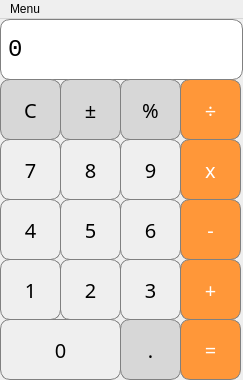
<?xml version="1.0" encoding="UTF-8"?>
<ui version="4.0">
 <class>Calculator</class>
 <widget class="QMainWindow" name="Calculator">
  <property name="geometry">
   <rect>
    <x>0</x>
    <y>0</y>
    <width>243</width>
    <height>380</height>
   </rect>
  </property>
  <property name="minimumSize">
   <size>
    <width>243</width>
    <height>380</height>
   </size>
  </property>
  <property name="maximumSize">
   <size>
    <width>243</width>
    <height>380</height>
   </size>
  </property>
  <property name="windowTitle">
   <string>MainWindow</string>
  </property>
  <widget class="QWidget" name="centralwidget">
   <widget class="QLabel" name="Display">
    <property name="geometry">
     <rect>
      <x>0</x>
      <y>0</y>
      <width>243</width>
      <height>61</height>
     </rect>
    </property>
    <property name="minimumSize">
     <size>
      <width>243</width>
      <height>61</height>
     </size>
    </property>
    <property name="maximumSize">
     <size>
      <width>243</width>
      <height>61</height>
     </size>
    </property>
    <property name="font">
     <font>
      <family>Monospace</family>
      <pointsize>18</pointsize>
      <weight>50</weight>
      <bold>false</bold>
     </font>
    </property>
    <property name="styleSheet">
     <string notr="true">QLabel{
    qproperty-alignment: 'AlignVCenter | AlignRight';
    border: 1px solid gray;
        border-radius:10px;
    background-color:white;
        color:black;
}
</string>
    </property>
    <property name="text">
     <string>0</string>
    </property>
   </widget>
   <widget class="QPushButton" name="clear">
    <property name="geometry">
     <rect>
      <x>0</x>
      <y>60</y>
      <width>61</width>
      <height>61</height>
     </rect>
    </property>
    <property name="minimumSize">
     <size>
      <width>61</width>
      <height>61</height>
     </size>
    </property>
    <property name="maximumSize">
     <size>
      <width>61</width>
      <height>61</height>
     </size>
    </property>
    <property name="font">
     <font>
      <family>Semi-Coder</family>
      <pointsize>-1</pointsize>
     </font>
    </property>
    <property name="styleSheet">
     <string notr="true">QPushButton{
        background-color: rgb(215, 215, 215);
        border: 1px solid gray;
        border-radius:10px;
        color:black;
        font-family:Semi-Coder;
        font-size:20px;
}
QPushButton:pressed{
    background-color: qlineargradient(x1: 0, y1: 0, x2: 0, y2: 1, stop: 0 #BEBEBE, stop: 1 #D7D7D7);
}</string>
    </property>
    <property name="text">
     <string>C</string>
    </property>
    <property name="shortcut">
     <string>Ctrl+Backspace</string>
    </property>
   </widget>
   <widget class="QPushButton" name="plus_minus">
    <property name="geometry">
     <rect>
      <x>60</x>
      <y>60</y>
      <width>61</width>
      <height>61</height>
     </rect>
    </property>
    <property name="minimumSize">
     <size>
      <width>61</width>
      <height>61</height>
     </size>
    </property>
    <property name="maximumSize">
     <size>
      <width>61</width>
      <height>61</height>
     </size>
    </property>
    <property name="font">
     <font>
      <family>Semi-Coder</family>
      <pointsize>-1</pointsize>
     </font>
    </property>
    <property name="styleSheet">
     <string notr="true">QPushButton{
        background-color: rgb(215, 215, 215);
        border: 1px solid gray;
        border-radius:10px;
        color:black;
        font-family:Semi-Coder;
        font-size:20px;
}
QPushButton:pressed{
    background-color: qlineargradient(x1: 0, y1: 0, x2: 0, y2: 1, stop: 0 #BEBEBE, stop: 1 #D7D7D7);
}</string>
    </property>
    <property name="text">
     <string>±</string>
    </property>
    <property name="shortcut">
     <string>_</string>
    </property>
   </widget>
   <widget class="QPushButton" name="division">
    <property name="geometry">
     <rect>
      <x>180</x>
      <y>60</y>
      <width>61</width>
      <height>61</height>
     </rect>
    </property>
    <property name="minimumSize">
     <size>
      <width>61</width>
      <height>61</height>
     </size>
    </property>
    <property name="maximumSize">
     <size>
      <width>61</width>
      <height>61</height>
     </size>
    </property>
    <property name="font">
     <font>
      <family>Semi-Coder</family>
      <pointsize>-1</pointsize>
     </font>
    </property>
    <property name="styleSheet">
     <string notr="true">QPushButton{
        background-color: rgb(255, 151, 57);
        color: white;
        border: 1px solid gray;
        border-radius:10px;
        font-family:Semi-Coder;
        font-size:20px;
}
QPushButton:pressed{
    background-color: qlineargradient(x1: 0, y1: 0, x2: 0, y2: 1, stop: 0 #FF7832, stop: 1 #FF9739);
}
</string>
    </property>
    <property name="text">
     <string>÷</string>
    </property>
    <property name="shortcut">
     <string>/</string>
    </property>
   </widget>
   <widget class="QPushButton" name="percent">
    <property name="geometry">
     <rect>
      <x>120</x>
      <y>60</y>
      <width>61</width>
      <height>61</height>
     </rect>
    </property>
    <property name="minimumSize">
     <size>
      <width>61</width>
      <height>61</height>
     </size>
    </property>
    <property name="maximumSize">
     <size>
      <width>61</width>
      <height>61</height>
     </size>
    </property>
    <property name="font">
     <font>
      <family>Semi-Coder</family>
      <pointsize>-1</pointsize>
     </font>
    </property>
    <property name="styleSheet">
     <string notr="true">QPushButton{
        background-color: rgb(215, 215, 215);
        border: 1px solid gray;
        border-radius:10px;
        color:black;
        font-family:Semi-Coder;
        font-size:20px;
}
QPushButton:pressed{
    background-color: qlineargradient(x1: 0, y1: 0, x2: 0, y2: 1, stop: 0 #BEBEBE, stop: 1 #D7D7D7);
}</string>
    </property>
    <property name="text">
     <string>%</string>
    </property>
    <property name="shortcut">
     <string>%</string>
    </property>
   </widget>
   <widget class="QPushButton" name="button8">
    <property name="geometry">
     <rect>
      <x>60</x>
      <y>120</y>
      <width>61</width>
      <height>61</height>
     </rect>
    </property>
    <property name="minimumSize">
     <size>
      <width>61</width>
      <height>61</height>
     </size>
    </property>
    <property name="maximumSize">
     <size>
      <width>61</width>
      <height>61</height>
     </size>
    </property>
    <property name="font">
     <font>
      <family>Semi-Coder</family>
      <pointsize>-1</pointsize>
     </font>
    </property>
    <property name="styleSheet">
     <string notr="true">QPushButton{
        border: 1px solid gray;
        border-radius:10px;
        color:black;
        font-family:Semi-Coder;
        font-size:20px;
}
QPushButton:pressed{
    background-color: qlineargradient(x1: 0, y1: 0, x2: 0, y2: 1, stop: 0 #dadbde, stop: 1 #f6f7fa);
}
</string>
    </property>
    <property name="text">
     <string>8</string>
    </property>
    <property name="shortcut">
     <string>8</string>
    </property>
   </widget>
   <widget class="QPushButton" name="button9">
    <property name="geometry">
     <rect>
      <x>120</x>
      <y>120</y>
      <width>61</width>
      <height>61</height>
     </rect>
    </property>
    <property name="minimumSize">
     <size>
      <width>61</width>
      <height>61</height>
     </size>
    </property>
    <property name="maximumSize">
     <size>
      <width>61</width>
      <height>61</height>
     </size>
    </property>
    <property name="font">
     <font>
      <family>Semi-Coder</family>
      <pointsize>-1</pointsize>
     </font>
    </property>
    <property name="styleSheet">
     <string notr="true">QPushButton{
        border: 1px solid gray;
        border-radius:10px;
        color:black;
        font-family:Semi-Coder;
        font-size:20px;
}
QPushButton:pressed{
    background-color: qlineargradient(x1: 0, y1: 0, x2: 0, y2: 1, stop: 0 #dadbde, stop: 1 #f6f7fa);
}
</string>
    </property>
    <property name="text">
     <string>9</string>
    </property>
    <property name="shortcut">
     <string>9</string>
    </property>
   </widget>
   <widget class="QPushButton" name="button7">
    <property name="geometry">
     <rect>
      <x>0</x>
      <y>120</y>
      <width>61</width>
      <height>61</height>
     </rect>
    </property>
    <property name="minimumSize">
     <size>
      <width>61</width>
      <height>61</height>
     </size>
    </property>
    <property name="maximumSize">
     <size>
      <width>61</width>
      <height>61</height>
     </size>
    </property>
    <property name="font">
     <font>
      <family>Semi-Coder</family>
      <pointsize>-1</pointsize>
     </font>
    </property>
    <property name="styleSheet">
     <string notr="true">QPushButton{
        border: 1px solid gray;
        border-radius:10px;
        color:black;
        font-family:Semi-Coder;
        font-size:20px;
}
QPushButton:pressed{
    background-color: qlineargradient(x1: 0, y1: 0, x2: 0, y2: 1, stop: 0 #dadbde, stop: 1 #f6f7fa);
}
</string>
    </property>
    <property name="text">
     <string>7</string>
    </property>
    <property name="shortcut">
     <string>7</string>
    </property>
   </widget>
   <widget class="QPushButton" name="multiply">
    <property name="geometry">
     <rect>
      <x>180</x>
      <y>120</y>
      <width>61</width>
      <height>61</height>
     </rect>
    </property>
    <property name="minimumSize">
     <size>
      <width>61</width>
      <height>61</height>
     </size>
    </property>
    <property name="maximumSize">
     <size>
      <width>61</width>
      <height>61</height>
     </size>
    </property>
    <property name="font">
     <font>
      <family>Semi-Coder</family>
      <pointsize>-1</pointsize>
     </font>
    </property>
    <property name="styleSheet">
     <string notr="true">QPushButton{
        background-color: rgb(255, 151, 57);
        color: white;
        border: 1px solid gray;
        border-radius:10px;
        font-family:Semi-Coder;
        font-size:20px;
}
QPushButton:pressed{
    background-color: qlineargradient(x1: 0, y1: 0, x2: 0, y2: 1, stop: 0 #FF7832, stop: 1 #FF9739);
}
</string>
    </property>
    <property name="text">
     <string>x</string>
    </property>
    <property name="shortcut">
     <string>*</string>
    </property>
   </widget>
   <widget class="QPushButton" name="button5">
    <property name="geometry">
     <rect>
      <x>60</x>
      <y>180</y>
      <width>61</width>
      <height>61</height>
     </rect>
    </property>
    <property name="minimumSize">
     <size>
      <width>61</width>
      <height>61</height>
     </size>
    </property>
    <property name="maximumSize">
     <size>
      <width>61</width>
      <height>61</height>
     </size>
    </property>
    <property name="font">
     <font>
      <family>Semi-Coder</family>
      <pointsize>-1</pointsize>
     </font>
    </property>
    <property name="styleSheet">
     <string notr="true">QPushButton{
        border: 1px solid gray;
        border-radius:10px;
        color:black;
        font-family:Semi-Coder;
        font-size:20px;
}
QPushButton:pressed{
    background-color: qlineargradient(x1: 0, y1: 0, x2: 0, y2: 1, stop: 0 #dadbde, stop: 1 #f6f7fa);
}
</string>
    </property>
    <property name="text">
     <string>5</string>
    </property>
    <property name="shortcut">
     <string>5</string>
    </property>
   </widget>
   <widget class="QPushButton" name="button6">
    <property name="geometry">
     <rect>
      <x>120</x>
      <y>180</y>
      <width>61</width>
      <height>61</height>
     </rect>
    </property>
    <property name="minimumSize">
     <size>
      <width>61</width>
      <height>61</height>
     </size>
    </property>
    <property name="maximumSize">
     <size>
      <width>61</width>
      <height>61</height>
     </size>
    </property>
    <property name="font">
     <font>
      <family>Semi-Coder</family>
      <pointsize>-1</pointsize>
     </font>
    </property>
    <property name="styleSheet">
     <string notr="true">QPushButton{
        border: 1px solid gray;
        border-radius:10px;
        color:black;
        font-family:Semi-Coder;
        font-size:20px;
}
QPushButton:pressed{
    background-color: qlineargradient(x1: 0, y1: 0, x2: 0, y2: 1, stop: 0 #dadbde, stop: 1 #f6f7fa);
}
</string>
    </property>
    <property name="text">
     <string>6</string>
    </property>
    <property name="shortcut">
     <string>6</string>
    </property>
   </widget>
   <widget class="QPushButton" name="plus">
    <property name="geometry">
     <rect>
      <x>180</x>
      <y>240</y>
      <width>61</width>
      <height>61</height>
     </rect>
    </property>
    <property name="minimumSize">
     <size>
      <width>61</width>
      <height>61</height>
     </size>
    </property>
    <property name="maximumSize">
     <size>
      <width>61</width>
      <height>61</height>
     </size>
    </property>
    <property name="font">
     <font>
      <family>Semi-Coder</family>
      <pointsize>-1</pointsize>
     </font>
    </property>
    <property name="styleSheet">
     <string notr="true">QPushButton{
        background-color: rgb(255, 151, 57);
        color: white;
        border: 1px solid gray;
        border-radius:10px;
        font-family:Semi-Coder;
        font-size:20px;
}
QPushButton:pressed{
    background-color: qlineargradient(x1: 0, y1: 0, x2: 0, y2: 1, stop: 0 #FF7832, stop: 1 #FF9739);
}
</string>
    </property>
    <property name="text">
     <string>+</string>
    </property>
    <property name="shortcut">
     <string>+</string>
    </property>
   </widget>
   <widget class="QPushButton" name="button4">
    <property name="geometry">
     <rect>
      <x>0</x>
      <y>180</y>
      <width>61</width>
      <height>61</height>
     </rect>
    </property>
    <property name="minimumSize">
     <size>
      <width>61</width>
      <height>61</height>
     </size>
    </property>
    <property name="maximumSize">
     <size>
      <width>61</width>
      <height>61</height>
     </size>
    </property>
    <property name="font">
     <font>
      <family>Semi-Coder</family>
      <pointsize>-1</pointsize>
     </font>
    </property>
    <property name="styleSheet">
     <string notr="true">QPushButton{
        border: 1px solid gray;
        border-radius:10px;
        color:black;
        font-family:Semi-Coder;
        font-size:20px;
}
QPushButton:pressed{
    background-color: qlineargradient(x1: 0, y1: 0, x2: 0, y2: 1, stop: 0 #dadbde, stop: 1 #f6f7fa);
}
</string>
    </property>
    <property name="text">
     <string>4</string>
    </property>
    <property name="shortcut">
     <string>4</string>
    </property>
   </widget>
   <widget class="QPushButton" name="button1">
    <property name="geometry">
     <rect>
      <x>0</x>
      <y>240</y>
      <width>61</width>
      <height>61</height>
     </rect>
    </property>
    <property name="minimumSize">
     <size>
      <width>61</width>
      <height>61</height>
     </size>
    </property>
    <property name="maximumSize">
     <size>
      <width>61</width>
      <height>61</height>
     </size>
    </property>
    <property name="font">
     <font>
      <family>Semi-Coder</family>
      <pointsize>-1</pointsize>
     </font>
    </property>
    <property name="styleSheet">
     <string notr="true">QPushButton{
        border: 1px solid gray;
        border-radius:10px;
        color:black;
        font-family:Semi-Coder;
        font-size:20px;
}
QPushButton:pressed{
    background-color: qlineargradient(x1: 0, y1: 0, x2: 0, y2: 1, stop: 0 #dadbde, stop: 1 #f6f7fa);
}
</string>
    </property>
    <property name="text">
     <string>1</string>
    </property>
    <property name="shortcut">
     <string>1</string>
    </property>
   </widget>
   <widget class="QPushButton" name="button2">
    <property name="geometry">
     <rect>
      <x>60</x>
      <y>240</y>
      <width>61</width>
      <height>61</height>
     </rect>
    </property>
    <property name="minimumSize">
     <size>
      <width>61</width>
      <height>61</height>
     </size>
    </property>
    <property name="maximumSize">
     <size>
      <width>61</width>
      <height>61</height>
     </size>
    </property>
    <property name="font">
     <font>
      <family>Semi-Coder</family>
      <pointsize>-1</pointsize>
     </font>
    </property>
    <property name="styleSheet">
     <string notr="true">QPushButton{
        border: 1px solid gray;
        border-radius:10px;
        color:black;
        font-family:Semi-Coder;
        font-size:20px;
}
QPushButton:pressed{
    background-color: qlineargradient(x1: 0, y1: 0, x2: 0, y2: 1, stop: 0 #dadbde, stop: 1 #f6f7fa);
}
</string>
    </property>
    <property name="text">
     <string>2</string>
    </property>
    <property name="shortcut">
     <string>2</string>
    </property>
   </widget>
   <widget class="QPushButton" name="minus">
    <property name="geometry">
     <rect>
      <x>180</x>
      <y>180</y>
      <width>61</width>
      <height>61</height>
     </rect>
    </property>
    <property name="minimumSize">
     <size>
      <width>61</width>
      <height>61</height>
     </size>
    </property>
    <property name="maximumSize">
     <size>
      <width>61</width>
      <height>61</height>
     </size>
    </property>
    <property name="font">
     <font>
      <family>Semi-Coder</family>
      <pointsize>-1</pointsize>
     </font>
    </property>
    <property name="styleSheet">
     <string notr="true">QPushButton{
        background-color: rgb(255, 151, 57);
        color: white;
        border: 1px solid gray;
        border-radius:10px;
        font-family:Semi-Coder;
        font-size:20px;
}
QPushButton:pressed{
    background-color: qlineargradient(x1: 0, y1: 0, x2: 0, y2: 1, stop: 0 #FF7832, stop: 1 #FF9739);
}
</string>
    </property>
    <property name="text">
     <string>-</string>
    </property>
    <property name="shortcut">
     <string>-</string>
    </property>
   </widget>
   <widget class="QPushButton" name="button3">
    <property name="geometry">
     <rect>
      <x>120</x>
      <y>240</y>
      <width>61</width>
      <height>61</height>
     </rect>
    </property>
    <property name="minimumSize">
     <size>
      <width>61</width>
      <height>61</height>
     </size>
    </property>
    <property name="maximumSize">
     <size>
      <width>61</width>
      <height>61</height>
     </size>
    </property>
    <property name="font">
     <font>
      <family>Semi-Coder</family>
      <pointsize>-1</pointsize>
     </font>
    </property>
    <property name="styleSheet">
     <string notr="true">QPushButton{
        border: 1px solid gray;
        border-radius:10px;
        color:black;
        font-family:Semi-Coder;
        font-size:20px;
}
QPushButton:pressed{
    background-color: qlineargradient(x1: 0, y1: 0, x2: 0, y2: 1, stop: 0 #dadbde, stop: 1 #f6f7fa);
}
</string>
    </property>
    <property name="text">
     <string>3</string>
    </property>
    <property name="shortcut">
     <string>3</string>
    </property>
   </widget>
   <widget class="QPushButton" name="button0">
    <property name="geometry">
     <rect>
      <x>0</x>
      <y>300</y>
      <width>121</width>
      <height>61</height>
     </rect>
    </property>
    <property name="minimumSize">
     <size>
      <width>121</width>
      <height>61</height>
     </size>
    </property>
    <property name="maximumSize">
     <size>
      <width>121</width>
      <height>61</height>
     </size>
    </property>
    <property name="font">
     <font>
      <family>Semi-Coder</family>
      <pointsize>-1</pointsize>
     </font>
    </property>
    <property name="styleSheet">
     <string notr="true">QPushButton{
        border: 1px solid gray;
        border-radius:10px;
        color:black;
        font-family:Semi-Coder;
        font-size:20px;
}
QPushButton:pressed{
    background-color: qlineargradient(x1: 0, y1: 0, x2: 0, y2: 1, stop: 0 #dadbde, stop: 1 #f6f7fa);
}
</string>
    </property>
    <property name="text">
     <string>0</string>
    </property>
   </widget>
   <widget class="QPushButton" name="comma">
    <property name="geometry">
     <rect>
      <x>120</x>
      <y>300</y>
      <width>61</width>
      <height>61</height>
     </rect>
    </property>
    <property name="minimumSize">
     <size>
      <width>61</width>
      <height>61</height>
     </size>
    </property>
    <property name="maximumSize">
     <size>
      <width>61</width>
      <height>61</height>
     </size>
    </property>
    <property name="font">
     <font>
      <family>Semi-Coder</family>
      <pointsize>-1</pointsize>
     </font>
    </property>
    <property name="styleSheet">
     <string notr="true">QPushButton{
        background-color: rgb(215, 215, 215);
        border: 1px solid gray;
        border-radius:10px;
        color:black;
        font-family:Semi-Coder;
        font-size:20px;
}
QPushButton:pressed{
    background-color: qlineargradient(x1: 0, y1: 0, x2: 0, y2: 1, stop: 0 #BEBEBE, stop: 1 #D7D7D7);
}</string>
    </property>
    <property name="text">
     <string>.</string>
    </property>
   </widget>
   <widget class="QPushButton" name="equal">
    <property name="geometry">
     <rect>
      <x>180</x>
      <y>300</y>
      <width>61</width>
      <height>61</height>
     </rect>
    </property>
    <property name="minimumSize">
     <size>
      <width>61</width>
      <height>61</height>
     </size>
    </property>
    <property name="maximumSize">
     <size>
      <width>61</width>
      <height>61</height>
     </size>
    </property>
    <property name="font">
     <font>
      <family>Semi-Coder</family>
      <pointsize>-1</pointsize>
     </font>
    </property>
    <property name="styleSheet">
     <string notr="true">QPushButton{
        background-color: rgb(255, 151, 57);
        color: white;
        border: 1px solid gray;
        border-radius:10px;
        font-family:Semi-Coder;
        font-size:20px;
}
QPushButton:pressed{
    background-color: qlineargradient(x1: 0, y1: 0, x2: 0, y2: 1, stop: 0 #FF7832, stop: 1 #FF9739);
}
</string>
    </property>
    <property name="text">
     <string>=</string>
    </property>
    <property name="shortcut">
     <string>Return</string>
    </property>
   </widget>
  </widget>
  <widget class="QMenuBar" name="menuBar">
   <property name="geometry">
    <rect>
     <x>0</x>
     <y>0</y>
     <width>243</width>
     <height>16</height>
    </rect>
   </property>
   <property name="minimumSize">
    <size>
     <width>243</width>
     <height>10</height>
    </size>
   </property>
   <widget class="QMenu" name="menuMenu">
    <property name="title">
     <string>Menu</string>
    </property>
    <addaction name="actionAbout"/>
    <addaction name="separator"/>
   </widget>
   <addaction name="menuMenu"/>
  </widget>
  <action name="actionAbout">
   <property name="text">
    <string>About</string>
   </property>
  </action>
 </widget>
 <resources/>
 <connections/>
</ui>
